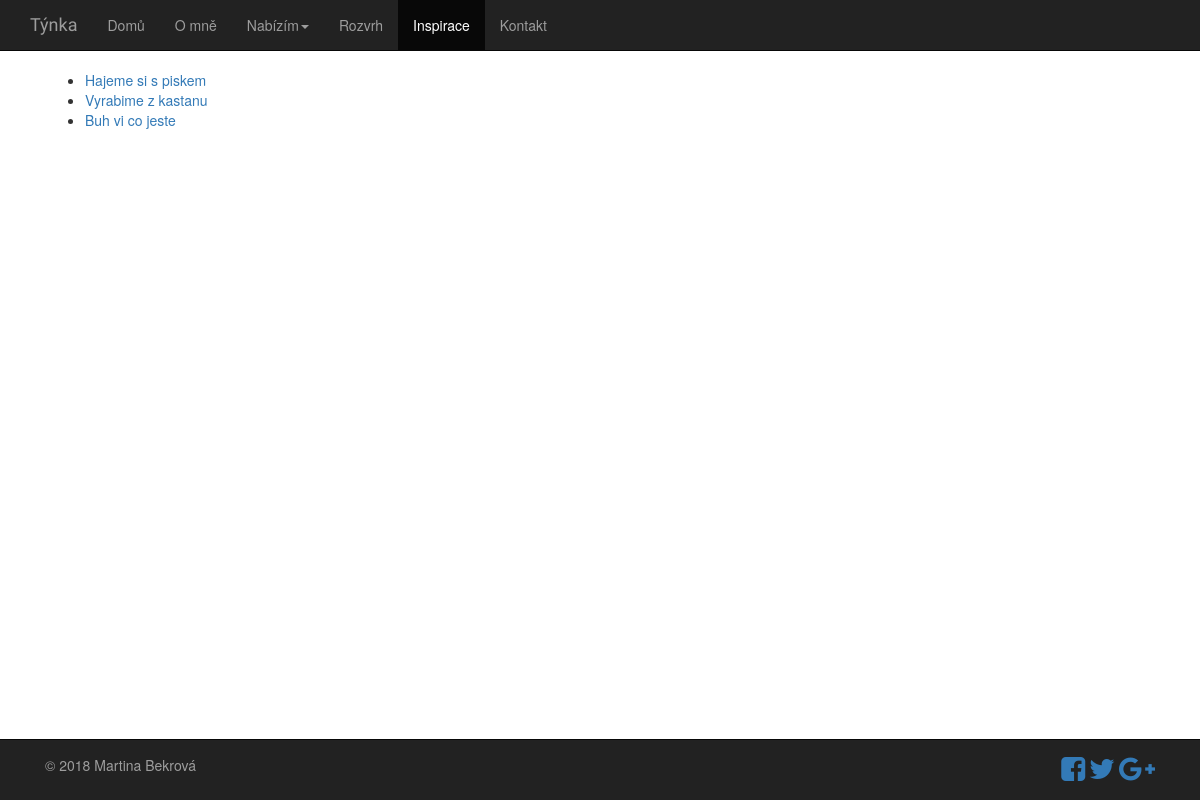
Screenshot of /inspiration/ with the database file from the repository.
### inspiration/models.py (models this page shows, shortened)
class Post(models.Model):
    title = models.CharField(max_length=200)
    text = models.TextField()
    created_date = models.DateTimeField(default=timezone.now)
    published_date = models.DateTimeField(blank=True, null=True)

### inspiration/views.py (the view)
# urls.py: path('', views.InspirationView.as_view(), name="index"),
class InspirationView(generic.ListView):
    template_name = 'inspiration/index.html'
    def get_queryset(self):
        return Post.objects.all()

### inspiration/templates/inspiration/index.html (shortened to what this page needs)
{% extends 'base/base.html' %}
{% block body %}
    <div class="container">
        <ul>
            {% for post in object_list%}
                <li><a href="{% url 'inspiration:detail' post.id %}">{{ post.title }}</a></li>
            {% endfor %}
        </ul>
    </div>
{% endblock %}

### base/templates/base/base.html (shortened to what this page needs)
<!DOCTYPE html>
<html lang="en">
    <head>
        {% load staticfiles %}
        <link rel="stylesheet" href="http://maxcdn.bootstrapcdn.com/bootstrap/3.3.6/css/bootstrap.min.css">
        <link href="http://netdna.bootstrapcdn.com/font-awesome/4.0.3/css/font-awesome.min.css" rel="stylesheet" >
        <link rel="stylesheet" type="text/css" href="{% static 'base/style.css' %}">
    </head>
    <body>
        <div class = "navbar navbar-inverse navbar-fixed-top" role="navigation">
            <div class="container">
                <div class="navbar-header">
                    <a class="navbar-brand" href="{% url 'base:index' %}">Týnka</a>
                </div>
                <div class="navbar-collapse collapse">
                    <ul class="nav navbar-nav">
                        {% url 'base:index' as index %}
                        {% url 'base:about' as about %}
                        {% url 'base:offer' as offer %}
                        {% url 'base:grainspace' as grainspace %}
                        {% url 'base:babysitting' as babysitting %}
                        {% url 'base:workshops' as workshops %}
                        {% url 'base:timetable' as timetable %}
                        {% url 'inspiration:index' as inspiration %}
                        {% url 'base:contact' as contact %}
                        <li {% if request.path == index %}class="active"{% endif %}>
                            <a href="{{ index }}">Domů</a>
                        </li>
                        <li {% if request.path == about %}class="active"{% endif %}>
                            <a href="{{ about }}">O mně</a>
                        </li>
                        <li {% if request.path == offer or request.path == grainspace or request.path == babysitting or request.path == workshops %}
                                class="dropdown active"
                            {% else %}
                                class="dropdown"
                            {% endif %} >
                            <a href="{{ offer }}" class="dropdown-toggle" data-toggle = "dropdown">Nabízím<b class="caret"></b></a>
                        </li>
                        <li {% if request.path == timetable %}class="active"{% endif %}>
                            <a href="{{ timetable }}">Rozvrh</a>
                        </li>
                        <li {% if request.path == inspiration %}class="active"{% endif %}>
                            <a href="{{ inspiration }}">Inspirace</a>
                        </li>
                        <li {% if request.path == contact %}class="active"{% endif %}>
                            <a href="{{ contact }}">Kontakt</a>
                        </li>
                    </ul>
                </div>
            </div>
        </div>
        <div class="container">
            {% block body %}
            {% endblock %}
        </div>
        <div class="navbar navbar-inverse navbar-fixed-bottom" role="navigation">
            <div class="container">
                <div class="navbar-text pull-left">
                    <p>© 2018 Martina Bekrová</p>
                </div>
                <div class="navbar-text pull-right">
                    <a href="#"><i class="fa fa-facebook-square fa-2x"></i></a>
                    <a href="#"><i class="fa fa-twitter fa-2x"></i></a>
                    <a href="#"><i class="fa fa-google-plus fa-2x"></i></a>
                </div>
            </div>
        </div>
    </body>
</html>

### base/static/base/style.css (style rules this page uses)
body { padding-top: 70px; padding-bottom: 100px; }
.navbar-brand { font-family: 'Satisfy', cursive; }

### rows the page displays
Post: title "Hajeme si s piskem"
Post: title "Vyrabime z kastanu"
Post: title "Buh vi co jeste"
